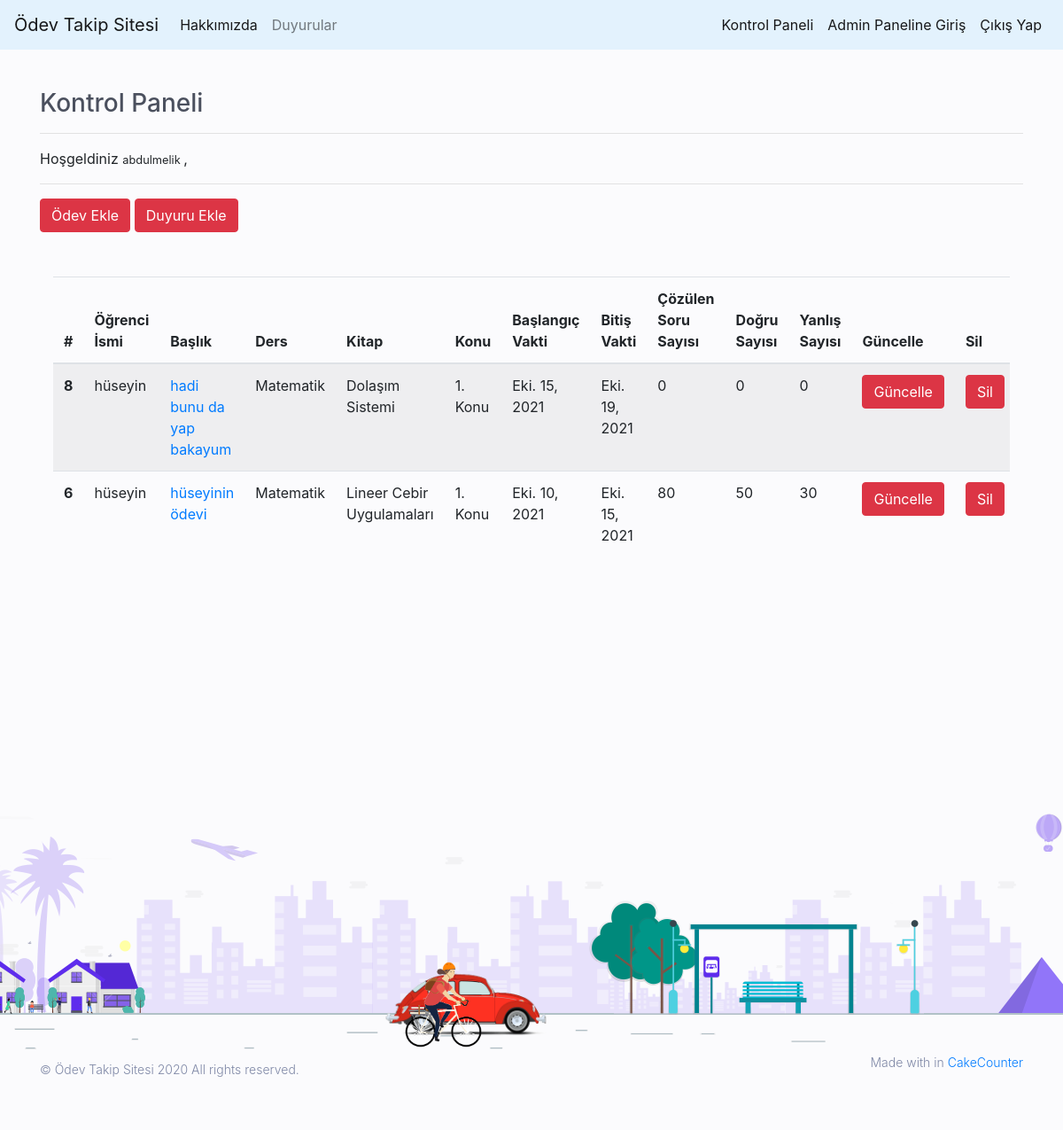
/homeworks/dashboard/ (signed in), run on the app's committed database.
### homework/models.py (models this page shows, shortened)
class Homework(models.Model):
    student = models.ForeignKey("auth.User",on_delete=models.CASCADE,verbose_name="Öğrenci İsmi")
    title = models.CharField(max_length=50,verbose_name="Başlık")
    content = models.TextField(verbose_name="İçerik")
    lesson = models.ForeignKey(Lesson,on_delete=models.CASCADE,verbose_name="Ders")
    book = models.ForeignKey(Book,on_delete=models.CASCADE,verbose_name="Kitap")
    topic = models.ForeignKey(Topic,on_delete=models.CASCADE,verbose_name="Konu")
    created_date = models.DateTimeField(auto_now_add=True,verbose_name="Oluşturulan Zaman")
    initial_date = models.DateField(verbose_name="Başlangıç Vakti")
    final_date = models.DateField(verbose_name="Bitiş Vakti")
    total_solved = models.IntegerField(verbose_name="Toplam Çözülen Soru",null=True,default=0,blank = True)
    true_solved = models.IntegerField(verbose_name="Doğru Çözülen Soru Sayısı",null=True,default=0,blank = True)
    false_solved = models.IntegerField(verbose_name="Yanlış Çözülen Soru Sayısı",null=True,default=0,blank = True)
    class Meta:
        ordering = ['-created_date']

class Lesson(models.Model):
    lesson_name = models.CharField(max_length=50,verbose_name="Dersin İsmi")
    def __str__(self):
        return str(self.lesson_name)

class Book(models.Model):
    lesson_name = models.ForeignKey(Lesson,on_delete=models.CASCADE,verbose_name="Dersin İsmi")
    book_name = models.CharField(max_length=50,verbose_name="Kitabın İsmi",null=True)
    author = models.CharField(max_length=50,verbose_name="Yazar")
    page_count = models.IntegerField(verbose_name="Sayfa Sayısı")
    def __str__(self):
        return str(self.book_name) if str(self.book_name) else ""

class Topic(models.Model):
    book = models.ForeignKey(Book,on_delete=models.CASCADE,verbose_name="Kitabın İsmi")
    topic_name = models.CharField(max_length=50,verbose_name="Konu İsmi")
    def __str__(self):
        return str(self.topic_name)

### homework/views.py (the view)
# urls.py: path('dashboard/',views.dashboard, name = "dashboard"),
@login_required(login_url = "user:login")
def dashboard(request):
    if request.user.is_superuser == 1:
        homeworks = Homework.objects.all()
        context = {
            "homeworks" : homeworks
        }
        return render(request,"dashboard.html",context)
    else:
        messages.info(request,"Bu URL ye Giriş Hakkınız Yoktur!!!")
        return redirect("index")

### templates/dashboard.html
{% extends "layout.html" %}
{% block body %}
<h3>Kontrol Paneli</h3> <hr>
<p>Hoşgeldiniz <small> {{request.user.username}} </small>, <hr>
<a class = "btn btn-danger" href="/homeworks/addhomework">Ödev Ekle</a>
<a class = "btn btn-danger" href="/announcements/addannouncement">Duyuru Ekle</a>
</p>
  {% if homeworks %}
  <div style = "margin-top : 50px; margin-bottom : 150px;" class = "container">
  <div class="table-responsive">
  <table class="table table-striped">
  <thead>
    <tr>
      <th scope="col">#</th>
      <th scope="col">Öğrenci İsmi</th>
      <th scope="col">Başlık</th>
      <th scope="col">Ders</th>
      <th scope="col">Kitap</th>
      <th scope="col">Konu</th>
      <th scope="col">Başlangıç Vakti</th>
      <th scope="col">Bitiş Vakti</th>
      <th scope="col">Çözülen Soru Sayısı</th>
      <th scope="col">Doğru Sayısı</th>
      <th scope="col">Yanlış Sayısı</th>
      <th scope="col">Güncelle</th>
      <th scope="col">Sil</th>
    </tr>
  </thead>
  <tbody>
    {% for homework in homeworks %}
    <tr>
      <th scope="row"> {{homework.id}} </th>
      <td> {{homework.student}} </td>
      <td>  <a href="/homeworks/homework/{{homework.id}}">{{homework.title}}</a>  </td>
      <td> {{homework.lesson}} </td>
      <td> {{homework.book}} </td>
      <td> {{homework.topic}} </td>
      <td> {{homework.initial_date}} </td>
      <td> {{homework.final_date}} </td>
      <td> {{homework.total_solved}} </td>
      <td> {{homework.true_solved}} </td>
      <td> {{homework.false_solved}} </td>
      <td> <a class = "btn btn-danger" href="/homeworks/update/{{homework.id}}">Güncelle</a></td>
      <td> <a class = "btn btn-danger" href="/homeworks/delete/{{homework.id}}">Sil</a></td>
    </tr>
    {% endfor %}
    </tbody>
</table>
</div>
</div>
  {% else %}
    <div class = "alert alert-danger" >Verilmiş Ödev Bulunmamaktadır...</div>
  {% endif %}
{% endblock body %}

### templates/layout.html (shortened to what this page needs)
<!DOCTYPE html>
{% load static %}
<html lang="tr">
<head>
    <link rel="stylesheet" href="{% static 'css/bootstrap.min.css' %}">
</head>
<body>
{% include "includes/navbar.html" %}
    <div style = "margin-top : 100px;" class = "container" >
    {% block body %}
    {% endblock body %}
    </div>
    {% include "includes/footer.html" %}
</body>
</html>

### templates/includes/navbar.html (shortened to what this page needs)
<nav class="navbar navbar-expand-lg navbar-light fixed-top " style="background-color : #e3f2fd;">
  <a class="navbar-brand" href="/">Ödev Takip Sitesi</a>
  <div class="collapse navbar-collapse" id="navbarSupportedContent">
    <ul class="navbar-nav mr-auto">
      <li class="nav-item active">
        <a class="nav-link" href="/about">Hakkımızda <span class="sr-only">(current)</span></a>
      </li>
      <li class="nav-item">
        <a class="nav-link" href="/announcements/">Duyurular</a>
      </li>
    </ul>
    <ul class="navbar-nav ml-auto">
        {% if request.user.is_authenticated %}
              {% if request.user.is_superuser %}
                <li class="nav-item active">
                  <a class="nav-link" href="/homeworks/dashboard">Kontrol Paneli </a>
                </li>
                <li class="nav-item active">
                  <a class="nav-link" href="/admin">Admin Paneline Giriş </a>
                </li>
              {% else %}
                <li class="nav-item active">
                  <a class="nav-link" href="/homeworks">Ödevlerin </a>
                </li>
              {% endif %}
        <li class="nav-item active">
          <a class="nav-link" href="/user/logout">Çıkış Yap </a>
        </li>
        {% endif %}
      </ul>
  </div>
</nav>

### templates/includes/footer.html (shortened to what this page needs)
{% load static %}
<footer class="new_footer_area bg_color">
            <div class="new_footer_top">
                <div class="footer_bg">
                    <div class="footer_bg_two"></div>
                </div>
            </div>
            <div class="footer_bottom">
                <div class="container">
                    <div class="row align-items-center">
                        <div class="col-lg-6 col-sm-7">
                            <p class="mb-0 f_400">© Ödev Takip Sitesi 2020 All rights reserved.</p>
                        </div>
                        <div class="col-lg-6 col-sm-5 text-right">
                            <p>Made with  in <a href="#">CakeCounter</a></p>
                        </div>
                    </div>
                </div>
            </div>
        </footer>

### data on the page
Homework: id "8", student "hüseyin", title "hadi bunu da yap bakayum", lesson "Matematik", book "Dolaşım Sistemi", topic "1. Konu", initial_date "Eki. 15, 2021", final_date "Eki. 19, 2021", total_solved "0", true_solved "0", false_solved "0"
Homework: id "6", student "hüseyin", title "hüseyinin ödevi", lesson "Matematik", book "Lineer Cebir Uygulamaları", topic "1. Konu", initial_date "Eki. 10, 2021", final_date "Eki. 15, 2021", total_solved "80", true_solved "50", false_solved "30"

### other printed values
{{ request.user.username }} "abdulmelik"
